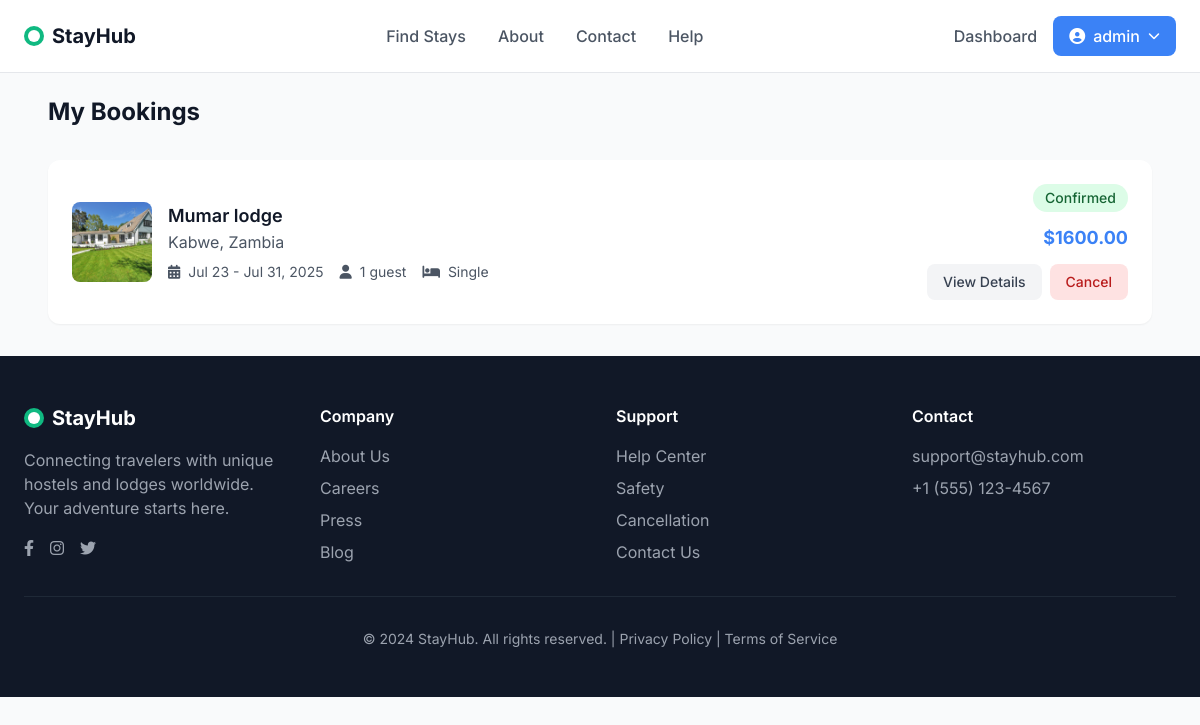
Page /bookings/ (signed in) on the committed database.
### accounts/models.py (models this page shows, shortened)
class User(AbstractUser):
    ROLE_CHOICES = [
        ('admin', 'Admin'),
        ('vendor', 'Vendor'),
        ('customer', 'Customer'),
    ]
    role = models.CharField(max_length=20, choices=ROLE_CHOICES, default='guest')
    email = models.EmailField(unique=True)
    otp_code = models.CharField(max_length=6, blank=True, null=True)  # Add this field
    is_active = models.BooleanField(default=False)
    profile_picture = models.ImageField(upload_to='profile_pictures/', null=True, blank=True)
    phone_number = models.CharField(max_length=15, blank=True)
    company_name = models.CharField(max_length=100, blank=True)
    company_website = models.URLField(blank=True)
    bio = models.TextField(blank=True)
    is_host = models.BooleanField(default=False)
    USERNAME_FIELD = 'email'
    REQUIRED_FIELDS = ['username']

### bookings/models.py (models this page shows, shortened)
class Booking(models.Model):
    STATUS_CHOICES = (
        ('pending', 'Pending'),
        ('confirmed', 'Confirmed'),
        ('cancelled', 'Cancelled'),
        ('completed', 'Completed'),
    )
    user = models.ForeignKey(User, on_delete=models.CASCADE)
    room = models.ForeignKey(Room, on_delete=models.CASCADE)
    check_in_date = models.DateField()
    check_out_date = models.DateField()
    guests = models.PositiveIntegerField()
    total_nights = models.PositiveIntegerField()
    total_amount = models.DecimalField(max_digits=10, decimal_places=2)
    status = models.CharField(max_length=20, choices=STATUS_CHOICES, default='pending')
    guest_name = models.CharField(max_length=200)
    guest_email = models.EmailField()
    guest_phone = models.CharField(max_length=15)
    special_requests = models.TextField(blank=True)
    created_at = models.DateTimeField(auto_now_add=True)
    updated_at = models.DateTimeField(auto_now=True)
    class Meta:
        ordering = ['-created_at']

### properties/models.py (models this page shows, shortened)
class Room(models.Model):
    ROOM_TYPES = (
        ('single', 'Single'),
        ('double', 'Double'),
        ('twin', 'Twin'),
        ('suite', 'Suite'),
        ('family', 'Family'),
        ('deluxe', 'Deluxe'),
    )
    property = models.ForeignKey(Property, on_delete=models.CASCADE)
    room_type = models.CharField(max_length=20, choices=ROOM_TYPES)
    name = models.CharField(max_length=100)
    description = models.TextField()
    price_per_night = models.DecimalField(max_digits=10, decimal_places=2)
    capacity = models.PositiveIntegerField()
    total_rooms = models.PositiveIntegerField(default=1)
    air_conditioning = models.BooleanField(default=False)
    balcony = models.BooleanField(default=False)
    tv = models.BooleanField(default=False)
    mini_bar = models.BooleanField(default=False)
    room_service = models.BooleanField(default=False)
    is_available = models.BooleanField(default=True)

class Property(models.Model):
    PROPERTY_TYPES = (
        ('hotel', 'Hotel'),
        ('lodge', 'Lodge'),
        ('motel', 'Motel'),
        ('guesthouse', 'Guest House'),
    )
    owner = models.ForeignKey(User, on_delete=models.CASCADE)
    name = models.CharField(max_length=200)
    property_type = models.CharField(max_length=20, choices=PROPERTY_TYPES)
    description = models.TextField()
    address = models.TextField()
    city = models.CharField(max_length=100)
    state = models.CharField(max_length=100)
    country = models.CharField(max_length=100)
    postal_code = models.CharField(max_length=20)
    latitude = models.DecimalField(max_digits=9, decimal_places=6, null=True, blank=True)
    longitude = models.DecimalField(max_digits=9, decimal_places=6, null=True, blank=True)
    wifi = models.BooleanField(default=False)
    parking = models.BooleanField(default=False)
    restaurant = models.BooleanField(default=False)
    gym = models.BooleanField(default=False)
    pool = models.BooleanField(default=False)
    spa = models.BooleanField(default=False)
    pets_allowed = models.BooleanField(default=False)
    phone = models.CharField(max_length=15)
    email = models.EmailField()
    website = models.URLField(blank=True)
    is_active = models.BooleanField(default=True)
    is_featured = models.BooleanField(default=False)
    created_at = models.DateTimeField(auto_now_add=True)
    updated_at = models.DateTimeField(auto_now=True)
    """@property
    def min_price(self):
        rooms = self.room_set.all()
        if rooms:
            return min(room.price_per_night for room in rooms)
        return 0"""

class PropertyImage(models.Model):
    property = models.ForeignKey(Property, on_delete=models.CASCADE, related_name='images')
    image = models.ImageField(upload_to='property_images/')
    caption = models.CharField(max_length=200, blank=True)
    is_primary = models.BooleanField(default=False)  # This is the new field

### bookings/views.py (the view)
# urls.py: path('', BookingListView.as_view(), name='booking_list'),
@method_decorator(login_required, name='dispatch')
class BookingListView(LoginRequiredMixin, ListView):
    model = Booking
    template_name = 'bookings/booking_list.html'
    context_object_name = 'bookings'
    def get_queryset(self):
        return Booking.objects.filter(user=self.request.user).order_by('check_in_date')

### templates/bookings/booking_list.html (shortened to what this page needs)
{% extends "base.html" %}
{% load static %}
{% block content %}
<div class="max-w-6xl mx-auto px-6 py-8">
    <h1 class="text-2xl font-bold text-gray-900 mb-8">My Bookings</h1>
    {% if bookings %}
        <div class="grid grid-cols-1 gap-6">
            {% for booking in bookings %}
            <div class="bg-white rounded-xl shadow-sm p-6">
                <div class="flex flex-col lg:flex-row lg:items-center lg:justify-between">
                    <div class="flex-1">
                        <div class="flex items-start gap-4">
                            {% if booking.room.property.images.first %}
                            <img src="{{ booking.room.property.images.first.image.url }}"
                                 alt="{{ booking.room.property.name }}"
                                 class="w-20 h-20 object-cover rounded-lg">
                            {% else %}
                            <div class="w-20 h-20 bg-gray-200 rounded-lg flex items-center justify-center">
                                <i class="fas fa-image text-gray-400"></i>
                            </div>
                            {% endif %}
                            <div class="flex-1">
                                <h2 class="text-lg font-semibold text-gray-900">{{ booking.room.property.name }}</h2>
                                <p class="text-gray-600">{{ booking.room.property.city }}, {{ booking.room.property.country }}</p>
                                <div class="flex flex-wrap gap-4 mt-2">
                                    <span class="inline-flex items-center text-sm text-gray-600">
                                        <i class="fas fa-calendar-alt mr-2"></i>
                                        {{ booking.check_in_date|date:"M d" }} - {{ booking.check_out_date|date:"M d, Y" }}
                                    </span>
                                    <span class="inline-flex items-center text-sm text-gray-600">
                                        <i class="fas fa-user mr-2"></i>
                                        {{ booking.guests }} guest{{ booking.guests|pluralize }}
                                    </span>
                                    <span class="inline-flex items-center text-sm text-gray-600">
                                        <i class="fas fa-bed mr-2"></i>
                                        {{ booking.room.get_room_type_display }}
                                    </span>
                                </div>
                            </div>
                        </div>
                    </div>
                    <div class="mt-4 lg:mt-0 lg:text-right">
                        <div class="mb-3">
                            <span class="inline-flex items-center px-3 py-1 rounded-full text-sm font-medium
                                        {% if booking.status == 'confirmed' %}bg-green-100 text-green-800
                                        {% elif booking.status == 'pending' %}bg-yellow-100 text-yellow-800
                                        {% elif booking.status == 'cancelled' %}bg-red-100 text-red-800
                                        {% else %}bg-gray-100 text-gray-800{% endif %}">
                                {{ booking.get_status_display }}
                            </span>
                        </div>
                        <p class="text-lg font-bold text-primary-500">${{ booking.total_amount|floatformat:2 }}</p>
                        <div class="mt-3 flex gap-2">
                            <a href="{% url 'bookings:booking_detail' booking.id %}"
                               class="bg-gray-100 text-gray-700 px-4 py-2 rounded-lg text-sm font-medium hover:bg-gray-200 transition-colors">
                                View Details
                            </a>
                            {% if booking.status == 'pending' or booking.status == 'confirmed' %}
                            <form method="post" action="{% url 'bookings:cancel_booking' booking.id %}">
                                <button type="submit"
                                        class="bg-red-100 text-red-700 px-4 py-2 rounded-lg text-sm font-medium hover:bg-red-200 transition-colors"
                                        onclick="return confirm('Are you sure you want to cancel this booking?')">
                                    Cancel
                                </button>
                            </form>
                            {% endif %}
                        </div>
                    </div>
                </div>
            </div>
            {% endfor %}
        </div>
    {% endif %}
</div>
{% endblock %}

### templates/base.html (shortened to what this page needs)
{% load static %}
<!DOCTYPE html>
<html lang="en">
<head>
    <script src="https://cdn.tailwindcss.com"></script>
    <link rel="stylesheet" href="https://cdnjs.cloudflare.com/ajax/libs/font-awesome/6.4.0/css/all.min.css">
</head>
<body class="bg-gray-50" x-data="{ mobileMenuOpen: false }">
    <header class="fixed w-full bg-white bg-opacity-95 backdrop-blur-sm z-50 py-4 px-6 border-b border-gray-200">
        <div class="max-w-7xl mx-auto flex justify-between items-center">
            <a href="{% url 'properties:home' %}" class="flex items-center gap-2 text-xl font-bold text-gray-900">
                <div class="w-5 h-5 bg-accent-500 rounded-full relative">
                    <div class="absolute inset-1 bg-white rounded-full"></div>
                </div>
                StayHub
            </a>
            <nav class="hidden md:flex items-center gap-8">
                <a href="{% url 'properties:property_list' %}" class="text-gray-600 hover:text-gray-900 font-medium transition-colors">Find Stays</a>
                <a href="#" class="text-gray-600 hover:text-gray-900 font-medium transition-colors">About</a>
                <a href="#" class="text-gray-600 hover:text-gray-900 font-medium transition-colors">Contact</a>
                <a href="#" class="text-gray-600 hover:text-gray-900 font-medium transition-colors">Help</a>
            </nav>
            <div class="flex items-center gap-4">
                {% if user.is_authenticated %}
                    {% if user.role == 'vendor' %}
                        <a href="{% url 'properties:vendor_dashboard' %}" class="hidden md:block text-gray-600 hover:text-gray-900 font-medium transition-colors">
                            Dashboard
                        </a>
                    {% endif %}
                    <div x-data="{ open: false }" class="relative">
                        <button @click="open = !open" class="flex items-center gap-2 bg-primary-500 text-white px-4 py-2 rounded-lg font-medium hover:bg-primary-600 transition-colors">
                            <i class="fas fa-user-circle"></i>
                            {{ user.get_full_name|default:user.username|truncatechars:12 }}
                            <i class="fas fa-chevron-down text-xs"></i>
                        </button>
                    </div>
                {% endif %}
            </div>
        </div>
    </header>
    <main class="pt-16">
        {% block content %}
        {% endblock %}
    </main>
    <footer class="bg-gray-900 text-white py-12 px-6">
        <div class="max-w-7xl mx-auto grid grid-cols-1 md:grid-cols-4 gap-8">
            <div>
                <div class="flex items-center gap-2 text-xl font-bold mb-4">
                    <div class="w-5 h-5 bg-accent-500 rounded-full relative">
                        <div class="absolute inset-1 bg-white rounded-full"></div>
                    </div>
                    StayHub
                </div>
                <p class="text-gray-400 mb-4">Connecting travelers with unique hostels and lodges worldwide. Your adventure starts here.</p>
                <div class="flex gap-4">
                    <a href="#" class="text-gray-400 hover:text-white transition-colors">
                        <i class="fab fa-facebook-f"></i>
                    </a>
                    <a href="#" class="text-gray-400 hover:text-white transition-colors">
                        <i class="fab fa-instagram"></i>
                    </a>
                    <a href="#" class="text-gray-400 hover:text-white transition-colors">
                        <i class="fab fa-twitter"></i>
                    </a>
                </div>
            </div>
            <div>
                <h4 class="font-semibold mb-4">Company</h4>
                <ul class="space-y-2">
                    <li><a href="#" class="text-gray-400 hover:text-white transition-colors">About Us</a></li>
                    <li><a href="#" class="text-gray-400 hover:text-white transition-colors">Careers</a></li>
                    <li><a href="#" class="text-gray-400 hover:text-white transition-colors">Press</a></li>
                    <li><a href="#" class="text-gray-400 hover:text-white transition-colors">Blog</a></li>
                </ul>
            </div>
            <div>
                <h4 class="font-semibold mb-4">Support</h4>
                <ul class="space-y-2">
                    <li><a href="#" class="text-gray-400 hover:text-white transition-colors">Help Center</a></li>
                    <li><a href="#" class="text-gray-400 hover:text-white transition-colors">Safety</a></li>
                    <li><a href="#" class="text-gray-400 hover:text-white transition-colors">Cancellation</a></li>
                    <li><a href="#" class="text-gray-400 hover:text-white transition-colors">Contact Us</a></li>
                </ul>
            </div>
            <div>
                <h4 class="font-semibold mb-4">Contact</h4>
                <ul class="space-y-2">
                    <li><a href="mailto:support@stayhub.com" class="text-gray-400 hover:text-white transition-colors">support@stayhub.com</a></li>
                    <li><a href="tel:+15551234567" class="text-gray-400 hover:text-white transition-colors">+1 (555) 123-4567</a></li>
                </ul>
            </div>
        </div>
        <div class="max-w-7xl mx-auto border-t border-gray-800 mt-8 pt-8 text-center text-gray-400 text-sm">
            <p>© 2024 StayHub. All rights reserved. | <a href="#" class="hover:text-white transition-colors">Privacy Policy</a> | <a href="#" class="hover:text-white transition-colors">Terms of Service</a></p>
        </div>
    </footer>
</body>
</html>

### templates/base.html (style rules this page uses)
body { font-family: 'Inter', sans-serif; }

### rows in the picture
User: get_full_name "admin"
Booking: room.property.images.first.image (picture), room.property.name "Mumar lodge", room.property.city "Kabwe", room.property.country "Zambia", check_in_date "Jul 23", check_out_date "Jul 31, 2025", guests "1", room.room_type "Single", status "Confirmed", total_amount "1600.00", shows "Cancel"
